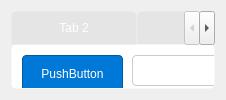
            <widget class="QWidget" name="teachers">
             <layout class="QGridLayout" name="gridLayout_6">
              <item row="0" column="0">
               <widget class="QTabWidget" name="tabWidget">
                <property name="styleSheet">
                 <string notr="true">QTabBar::tab {
    background: #E5E5E5; /* Light gray background for unselected tabs */
    color: #000000; /* Black text color */
    border: 1px solid transparent; /* Transparent border to prevent outlines */
    border-bottom: none; /* Remove bottom border for seamless alignment with content */
    padding: 4px 12px; /* Padding for consistent size */
    min-width: 100px; /* Minimum tab width */
    border-top-left-radius: 5px; /* Rounded top-left corner */
    border-top-right-radius: 5px; /* Rounded top-right corner */
    margin-left: 0px; /* Adjust spacing between tabs */
    outline: none; /* Remove focus outline */
}

/* Selected Tab */
QTabBar::tab:selected {
    background: qlineargradient(
        spread:pad, x1:0, y1:0, x2:1, y2:1,
        stop:0 #0078D4, stop:1 #005A9E
    ); /* Gradient for selected tab */
    border: 1px solid transparent; /* Transparent border */
    color: white; /* White text for contrast */
    border-top-left-radius: 5px; /* Match rounded corners */
    border-top-right-radius: 5px;
    padding: 4px 12px; /* Match padding to ensure consistent size */
    outline: none; /* Remove focus outline */
}

/* Prevent Hover Effect on Selected Tab */
QTabBar::tab:hover:!selected {
    background: #F0F0F0; /* Light gray hover effect */
    color: #000000; /* Ensure text stays visible */
    border: 1px solid transparent; /* Transparent border to match other tabs */
}

/* Tab Bar Scroll Buttons (if tabs don't fit) */
QTabBar::scroller {
    border: none;
}

/* Tab Widget Panel */
QTabWidget::pane {
    border: 1px solid transparent; /* Transparent border for panel */
    background: #FFFFFF; /* White content area background */
    border-radius: 5px; /* Rounded corners */
    margin-top: -1px; /* Align pane with tabs */
    outline: none; /* Remove focus outline */
}

/* Center Align the Tab Bar */
QTabWidget::tab-bar {
    alignment: center; /* Center align the tabs */
}

/* Optional: Reduce Tab Height (Override default height) */
QTabBar::tab {
    height: 24px; /* Reduce the height of tabs */
}
</string>
                </property>
                <property name="currentIndex">
                 <number>0</number>
                </property>
                <widget class="QWidget" name="tab_5">
                 <attribute name="title">
                  <string>Tab 2</string>
                 </attribute>
                 <widget class="QPushButton" name="add_teacher_button">
                  <property name="geometry">
                   <rect>
                    <x>10</x>
                    <y>10</y>
                    <width>101</width>
                    <height>38</height>
                   </rect>
                  </property>
                  <property name="styleSheet">
                   <string notr="true">QPushButton {
    background-color: #f0f0f0; /* Light gray background */
    color: #000000; /* Black text */
    border: 1px solid #cccccc; /* Light gray border */
    border-radius: 4px; /* Rounded corners */
    padding: 6px 12px; /* Padding inside the button */
    font-family: &quot;Segoe UI&quot;; /* Windows system font */
    font-size: 12px; /* Small font size */
    min-width: 60px; /* Minimum width for consistency */
    min-height: 24px; /* Minimum height for consistency */
}

/* Hover State */
QPushButton:hover {
    background-color: #e0e0e0; /* Slightly darker gray on hover */
    border: 1px solid #999999; /* Darker border on hover */
}

/* Pressed State */
QPushButton:pressed {
    background-color: #d0d0d0; /* Even darker gray when pressed */
    border: 1px solid #777777; /* Darker border when pressed */
}

/* Edit Button Specific Style */
QPushButton {
    background-color: #0078d7; /* Blue background for Edit */
    color: white; /* White text for Edit */
    border: 1px solid #005a9e; /* Darker blue border */
}

QPushButton:hover {
    background-color: #005a9e; /* Darker blue on hover */
    border: 1px solid #004578; /* Even darker blue border on hover */
}

QPushButton:pressed {
    background-color: #004578; /* Even darker blue when pressed */
    border: 1px solid #003366; /* Darkest blue border when pressed */
}
</string>
                  </property>
                  <property name="text">
                   <string>PushButton</string>
                  </property>
                 </widget>
                 <widget class="QLineEdit" name="search_edit_teachers">
                  <property name="geometry">
                   <rect>
                    <x>120</x>
                    <y>10</y>
                    <width>231</width>
                    <height>31</height>
                   </rect>
                  </property>
                  <property name="styleSheet">
                   <string notr="true">/* Input Fields */
QLineEdit {
    background-color: white;
    color: black;
    border: 1px solid #cccccc;
    border-radius: 4px;
    padding: 6px;
}
QLineEdit:focus {
    border: 1px solid #0078d7; /* Blue Border on Focus */
    background-color: #ffffff;
}</string>
                  </property>
                 </widget>
                 <widget class="QScrollArea" name="scrollArea_teachers">
                  <property name="geometry">
                   <rect>
                    <x>40</x>
                    <y>70</y>
                    <width>891</width>
                    <height>621</height>
                   </rect>
                  </property>
                  <property name="sizePolicy">
                   <sizepolicy hsizetype="Expanding" vsizetype="Expanding">
                    <horstretch>0</horstretch>
                    <verstretch>0</verstretch>
                   </sizepolicy>
                  </property>
                  <property name="styleSheet">
                   <string notr="true">QTabBar::tab {
    background: #E5E5E5; /* Light gray background for unselected tabs */
    color: #000000; /* Black text color */
    border: 1px solid transparent; /* Transparent border to prevent outlines */
    border-bottom: none; /* Remove bottom border for seamless alignment with content */
    padding: 4px 12px; /* Padding for consistent size */
    min-width: 100px; /* Minimum tab width */
    border-top-left-radius: 5px; /* Rounded top-left corner */
    border-top-right-radius: 5px; /* Rounded top-right corner */
    margin-left: 0px; /* Adjust spacing between tabs */
    outline: none; /* Remove focus outline */
}

/* Selected Tab */
QTabBar::tab:selected {
    background: qlineargradient(
        spread:pad, x1:0, y1:0, x2:1, y2:1,
        stop:0 #0078D4, stop:1 #005A9E
    ); /* Gradient for selected tab */
    border: 1px solid transparent; /* Transparent border */
    color: white; /* White text for contrast */
    border-top-left-radius: 5px; /* Match rounded corners */
    border-top-right-radius: 5px;
    padding: 4px 12px; /* Match padding to ensure consistent size */
    outline: none; /* Remove focus outline */
}

/* Prevent Hover Effect on Selected Tab */
QTabBar::tab:hover:!selected {
    background: #F0F0F0; /* Light gray hover effect */
    color: #000000; /* Ensure text stays visible */
    border: 1px solid transparent; /* Transparent border to match other tabs */
}

/* Tab Bar Scroll Buttons (if tabs don't fit) */
QTabBar::scroller {
    border: none;
}

/* Tab Widget Panel */
QTabWidget::pane {
    border: 1px solid transparent; /* Transparent border for panel */
    background: #FFFFFF; /* White content area background */
    border-radius: 5px; /* Rounded corners */
    margin-top: -1px; /* Align pane with tabs */
    outline: none; /* Remove focus outline */
}

/* Center Align the Tab Bar */
QTabWidget::tab-bar {
    alignment: center; /* Center align the tabs */
}

/* Optional: Reduce Tab Height (Override default height) */
QTabBar::tab {
    height: 24px; /* Reduce the height of tabs */
}
</string>
                  </property>
                  <property name="widgetResizable">
                   <bool>true</bool>
                  </property>
                  <widget class="QWidget" name="scrollAreaWidgetContents_2">
                   <property name="geometry">
                    <rect>
                     <x>0</x>
                     <y>0</y>
                     <width>891</width>
                     <height>621</height>
                    </rect>
                   </property>
                  </widget>
                 </widget>
                </widget>
                <widget class="QWidget" name="tab_4">
                 <attribute name="title">
                  <string>Tab 1</string>
                 </attribute>
                </widget>
               </widget>
              </item>
             </layout>
            </widget>
